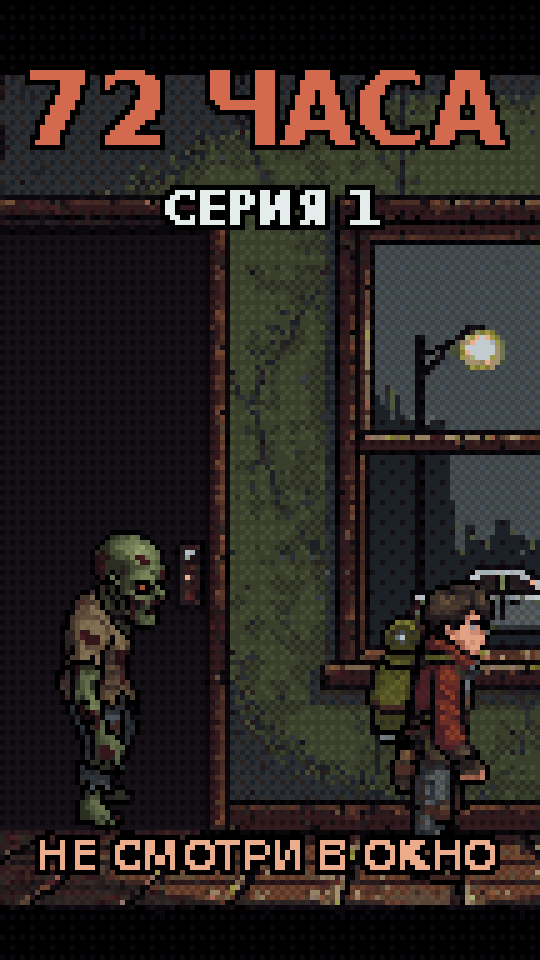
#> input picture tiktok/pixel_apocalypse/cover_ep1_full.png, 1080 x 1920 px (shown at 1/2 size)
$ python -i video_v3.py   (imports and definitions only)
#> lines starting #> are read from the running program, lines starting #| are printed output that depends on the picture
### tiktok/pixel_apocalypse/pixellab/master_palette.py
"""Главная палитра PIXEL APOCALYPSE (вариант А, PixelLab).

Палитра не придумывается заранее, а собирается из одобренных ассетов PixelLab:
каждый новый цвет либо «прилипает» к уже существующему (если ближе TOL), либо добавляется.
Так все ассеты делят один набор цветов, а палитра остаётся ограниченной (CAP).
"""
import json
import os

import numpy as np

HERE = os.path.dirname(os.path.abspath(__file__))
PATH = os.path.join(HERE, "palette_master.json")
TOL = 8.0     # цвета ближе этого считаются одним
CAP = 96      # предел размера палитры
WTS = np.array([0.35, 0.45, 0.2], np.float32)


# [4 lines left out: function dist, not called in this run]


def load():
    if not os.path.exists(PATH):
        return []
    with open(PATH, encoding="utf8") as f:
#> (reads tiktok/pixel_apocalypse/pixellab/palette_master.json from the repository)
        return json.load(f)


def colors(entries=None):
    entries = load() if entries is None else entries
    return np.array([[int(e["hex"][i:i + 2], 16) for i in (0, 2, 4)] for e in entries], np.uint8).reshape(-1, 3)


def save(entries):
    with open(PATH, "w", encoding="utf8") as f:
        json.dump(entries, f, ensure_ascii=False, indent=1)


# [27 lines left out: functions absorb, is_accent, not called in this run]

### tiktok/pixel_apocalypse/video_v3.py
#!/usr/bin/env python3
"""PIXEL APOCALYPSE v3 — серия 1 «72 ЧАСА» на ассетах PixelLab (STYLE_LOCK v3).

cd tiktok/pixel_apocalypse && python3 video_v3.py [выход.mp4]

Кадр 108×192 арт-пикселей → ×10 = 1080×1920. Фоны 160×192 (камера ездит целыми пикселями),
персонажи 64px. Чистые кадры не меняют ни одного пикселя ассетов; затемнения, свечение и
частицы проходят через главную палитру (с дизерингом Bayer только там, где меняется яркость).
"""
import math
import os
import subprocess
import sys
from multiprocessing import Pool

import numpy as np
from PIL import Image, ImageDraw, ImageFont

HERE = os.path.dirname(os.path.abspath(__file__))
sys.path.insert(0, os.path.join(HERE, "pixellab"))
sys.path.insert(0, os.path.join(HERE, "..", "series"))
_argv = sys.argv[:]
sys.argv = sys.argv[:1]
import episode1 as ep  # noqa: E402  тайминги слов, звук
sys.argv = _argv
import master_palette as mp  # noqa: E402

OUT = sys.argv[1] if len(sys.argv) > 1 else os.path.join(HERE, "pixel_apocalypse_ep1_v3.mp4")
A = os.path.join(HERE, "pixellab", "assets")
CW, CH, SC = 108, 192, 10
FPS = 30
# [1 line that did not run here, left out]
# [1 line that did not run here, left out]
FONT = "/usr/share/fonts/truetype/dejavu/DejaVuSans-Bold.ttf"

# ------------------------------------------------------------------ палитра
PAL = mp.colors().astype(np.float32)
WTS = mp.WTS
BAYER = (np.array([[0, 8, 2, 10], [12, 4, 14, 6], [3, 11, 1, 9], [15, 7, 13, 5]]) + 0.5) / 16 - 0.5
BT = np.tile(BAYER, (CH // 4, CW // 4 + 1))[:CH, :CW, None]
_LUT = None


# [17 lines left out: functions lut, quantize, not called in this run]


def pick(pred, key):
    cs = [tuple(int(v) for v in c) for c in PAL if pred(c)]
    return max(cs, key=key)


def _hsv(c):
    r, g, b = [v / 255 for v in c]
    mx, mn = max(r, g, b), min(r, g, b)
    return mx, (mx - mn) / mx if mx else 0


C_TEXT = pick(lambda c: _hsv(c)[1] < 0.25, key=lambda c: sum(c))                      # светлый «кость»
C_HI = pick(lambda c: c[0] > c[1] > c[2] and _hsv(c)[1] > 0.4, key=lambda c: c[0] + c[1])  # оранж
C_RED = pick(lambda c: c[0] > 1.6 * c[1] and c[0] > 1.6 * c[2], key=lambda c: c[0])     # красный
C_DARK = tuple(int(v) for v in PAL[PAL.sum(1).argmin()])
C_ASH = pick(lambda c: _hsv(c)[1] < 0.2 and 90 < sum(c) / 3 < 150, key=lambda c: -abs(sum(c) / 3 - 120))
C_EMBER = C_HI


# ------------------------------------------------------------------ ассеты
def _rgba(path):
    return np.asarray(Image.open(path).convert("RGBA"))


_cache = {}


# [23 lines left out: functions bg, frames, not called in this run]


def sprite(name, fallback):
    return frames(name) or frames(fallback)


# ------------------------------------------------------------------ тайминги
# [1 line that did not run here, left out]
# [2 lines that did not run here, left out]
# [1 line that did not run here, left out]
# [1 line that did not run here, left out]
FLOOR = {"corridor": 168, "storeroom": 152, "radio": 150, "window": 176, "night_street": 172}

H_IDLE = ("hero_idle", "hero_rot:2")
H_WALK = ("hero_walk", "hero_rot:2")
H_CROUCH = ("hero_crouch", "hero_rot:2")
Z_WALK = ("zombie_walk", "zombie_rot:2")
Z_IDLE = ("zombie_rot:2", "zombie_rot:2")


ANIM_FPS = {"hero_idle": 4, "hero_walk": 8, "hero_crouch": 10, "zombie_walk": 6}
ONCE = {"hero_crouch"}  # проиграть один раз и держать последнюю позу


def act(spr, x0, x1=None, flip=False, fps=None, feet=None, dark=0.0, t_from=None):
    return dict(spr=spr, x0=x0, x1=x0 if x1 is None else x1, flip=flip, fps=fps or ANIM_FPS.get(spr[0], 6),
                feet=feet, dark=dark, t_from=t_from, once=spr[0] in ONCE)


# (начало, конец, фон, камера x от, до, актёры, параметры)
# [31 lines that did not run here, left out]


def ease(k):
    k = min(1.0, max(0.0, k))
    return k * k * (3 - 2 * k)


# ------------------------------------------------------------------ эффекты
# [68 lines left out: functions particles, glow, radio_dial, door_strip, phone, static_fx, not called in this run]


# ------------------------------------------------------------------ текст
_fonts = {}


# [4 lines left out: function font, not called in this run]


class PixelText:
    # [4 lines left out: function __init__, not called in this run]

    def width(self, s, sz):
        return self.d.textlength(s, font=font(sz))

    # [11 lines left out: function put, not called in this run]

    def center(self, y, s, sz, fill):
        self.put((CW - self.width(s, sz)) // 2, y, s, sz, fill)


# [19 lines left out: function captions, not called in this run]


# ------------------------------------------------------------------ кадр
def shot_at(t):
    for s in SHOTS:
        if s[0] <= t < s[1]:
            return s
    return SHOTS[-1]


# [11 lines left out: function blit, not called in this run]


def render(i):
    t = i / FPS
    t0, t1, name, c0, c1, actors, o = shot_at(t)
    if o.get("endcard"):
        art = np.zeros((CH, CW, 3), np.uint8) + np.array(C_DARK, np.uint8)
        pt = PixelText(art)
        lt = t - t0
        if lt > 0.2:
            pt.center(64, "72 ЧАСА", 18, C_RED)
        if lt > 0.8:
            pt.center(92, "СЕРИЯ 2", 10, C_TEXT)
            pt.center(106, "ЧУЖИЕ У ДВЕРИ", 9, C_HI)
        if lt > 1.6 and int(t * 2) % 2:
            pt.center(140, "ПОДПИШИСЬ", 9, C_TEXT)
        return np.asarray(Image.fromarray(art).resize((CW * SC, CH * SC), Image.NEAREST)).tobytes()

    k = (t - t0) / max(1e-6, t1 - t0)
    if "pan_from" in o:
        k = (t - o["pan_from"]) / max(1e-6, t1 - o["pan_from"])
    cam = int(round(c0 + (c1 - c0) * ease(k)))
    if o.get("knock"):
        for kt in KNOCKS:
            if 0 <= t - kt < 0.16:
                cam += int(2 * math.sin((t - kt) * 90))
    if o.get("creak") and 0 <= t - (T["T_CREAK"] + 0.5) < 0.5:
        cam += int(round(math.sin(t * 60)))
    if o.get("static"):
        cam += int(np.random.default_rng(i).integers(-1, 2))
    cam = max(0, min(160 - CW, cam))
    img = bg(name)[:, cam:cam + CW].copy()
    changed = False
    if o.get("radio") and name == "radio":
        radio_dial(img, cam, o["radio"], t); changed = True
    if o.get("door") and name == "corridor":
        door_strip(img, cam, t); changed = True
    for a in actors:
        if a["t_from"] is not None and t < a["t_from"]:
            continue
        spr = sprite(*a["spr"])
        fr, feet, cxc = spr
        n = int((t - t0) * a["fps"])
        f = fr[min(n, len(fr) - 1)] if a["once"] else fr[n % len(fr)]
        wx = a["x0"] + (a["x1"] - a["x0"]) * min(1.0, max(0.0, (t - t0) / max(1e-6, t1 - t0)))
        wy = a["feet"] if a["feet"] is not None else FLOOR[name]
        blit(img, f, feet, cxc, wx, wy, cam, a["flip"], a["dark"])
    if o.get("phone"):
        phone(img, cam, t); changed = True
    if o.get("static"):
        static_fx(img, i); changed = True
    if o.get("fx"):
        particles(img, t, o["fx"])
    b = 1.0
    if o.get("fade_in"):
        b *= ease((t - t0) / o["fade_in"])
    if o.get("fade_out"):
        b *= ease((t1 - t) / o["fade_out"])
    if o.get("rule"):
        b *= 0.4
    if o.get("dim"):
        b *= o["dim"]
    if o.get("dim_after") and t >= o["dim_after"][0]:
        b *= 1 - (1 - o["dim_after"][1]) * ease((t - o["dim_after"][0]) / 0.8)
    if b != 1.0:
        img *= b; changed = True
    art = quantize(img, dither=12 if changed else 0)
    pt = PixelText(art)
    if o.get("rule"):
        lt = t - t0
        pt.center(70 - int(10 * (1 - ease(lt / 0.2))), o["rule"], 13, C_HI)
    else:
        if o.get("title") and 0.4 <= t < t1 - 0.2:
            pt.center(14, "72 ЧАСА", 18, C_RED)
            pt.center(38, "СЕРИЯ 1", 9, C_TEXT)
        captions(art, t)
    return np.asarray(Image.fromarray(art).resize((CW * SC, CH * SC), Image.NEAREST)).tobytes()


# [17 lines left out: function main, not called in this run]


# [2 lines not run here, left out]

>>> import cv2
>>> picture = cv2.imread('cover_ep1_full.png', cv2.IMREAD_GRAYSCALE)
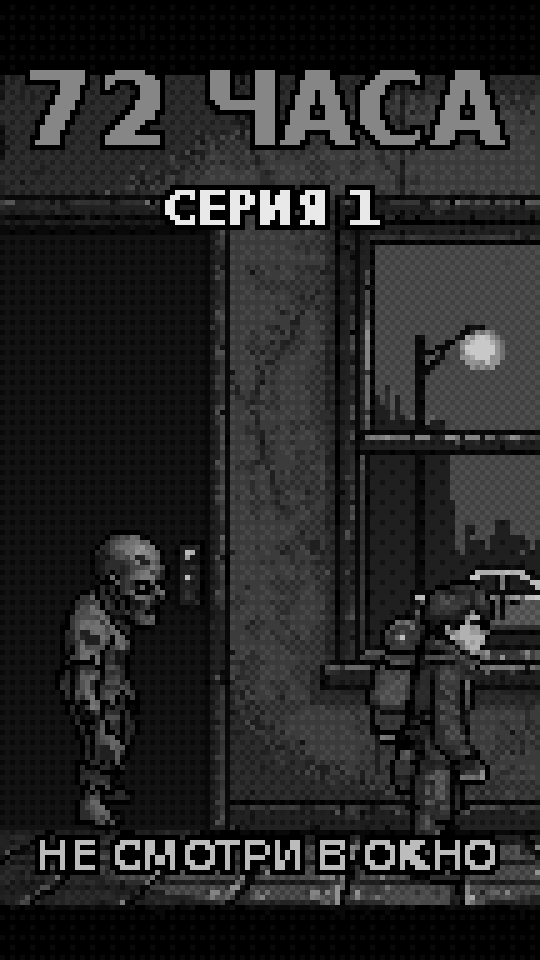
#> picture: shape (1920, 1080) (shown at 1/2 size); min 0, max 233, mean 37.6
>>> result = render(picture)
#> (the run stopped early here; a loop or call above may not have finished)
